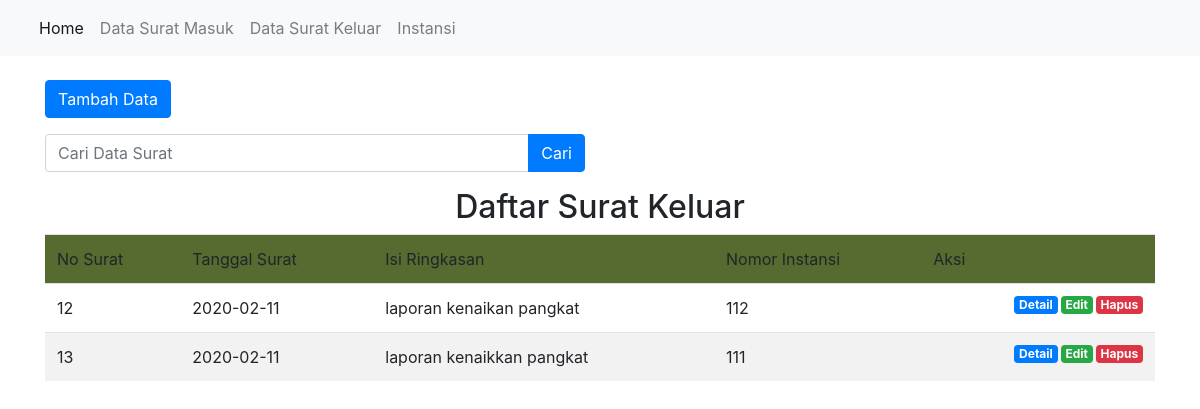
Page /index.php/surat_keluar on the committed database.
### tables this page shows
CREATE TABLE `surat_keluar` (
  `no_surat` int(100) NOT NULL,
  `tgl_surat` date NOT NULL,
  `isi_ringkasan` varchar(100) NOT NULL,
  `nomor_instansi` int(50) NOT NULL
);

CREATE TABLE `instansi` (
  `nomor_instansi` int(100) NOT NULL,
  `nama_instansi` varchar(100) NOT NULL,
  `alamat` varchar(100) NOT NULL
);

### application/controllers/surat_keluar.php (called while the page is built, shortened)
<?php
class surat_keluar extends CI_Controller
{
    public function __construct()
    {
        $this->load->model('suratkeluar_model');
    }
    public function index()
    {
        $data['title'] = 'List Surat';
        $data['surat_keluar'] = $this->suratkeluar_model->getAllsurat_keluar();
        $this->load->view('template/header', $data);
        $this->load->view('surat_keluar/index', $data);
        $this->load->view('template/footer');
    }
}

### index.php (called while the page is built, shortened)
<?php
require_once BASEPATH.'core/CodeIgniter.php';

### application/models/suratkeluar_model.php (called while the page is built, shortened)
<?php
class suratkeluar_model extends CI_Model
{
    public function getAllsurat_keluar()
    {
        $this->db->select('*');
        $this->db->from('surat_keluar sm');
        $this->db->join('instansi i', 'i.nomor_instansi = sm.nomor_instansi');
        return $this->db->get()->result_array();
    }
}

### application/views/surat_keluar/index.php (the view, shortened to what this page needs)
<div class="container">
    <div class="row mt-4">
        <div class="col-md-6">
            <a href="<?= base_url(); ?>surat_keluar/tambah" class="btn btn-primary"> Tambah Data </a>
        </div>
    </div>
    <div class="row mt-3">
        <div class="col-md-6">
            <form action="" method="post">
                <div class="input-group">
                    <input type="text" class="form-control" placeholder="Cari Data Surat" name="keyword">
                    <div class="input-group-append">
                        <button class="btn btn-primary" type="submit">Cari</button>
                    </div>
                </div>
            </form>
        </div>
    </div>
    <div class="row mt-3">
        <div class="col-lg-12">
            <h2 class="text-center">Daftar Surat Keluar</h2>
            <table class="table table-striped">
                <tr style="background-color: darkolivegreen">
                    <td>No Surat</td>
                    <td>Tanggal Surat</td>
                    <td>Isi Ringkasan</td>
                    <td>Nomor Instansi</td>
                    <td>Aksi</td>
                </tr>
                <?php foreach ($surat_keluar as $kr) : ?>
                    <tr>
                        <td><?= $kr['no_surat']; ?></td>
                        <td><?= $kr['tgl_surat']; ?></td>
                        <td><?= $kr['isi_ringkasan']; ?></td>
                        <td><?= $kr['nomor_instansi']; ?></td>
                        <td>
                            <a href="<?= base_url(); ?>surat_keluar/hapus/<?= $kr['no_surat']; ?>" class="badge badge-danger float-right" onclick="return confirm('Yakin Data ini akan dihapus');">Hapus</a>
                            <a href="<?= base_url(); ?>surat_keluar/edit/<?= $kr['no_surat']; ?>" class="badge badge-success float-right">Edit</a>
                            <a href="<?= base_url(); ?>surat_keluar/detail/<?= $kr['no_surat']; ?>" class="badge badge-primary float-right">Detail</a>
                        </td>
                    <?php endforeach; ?>
                    </tr>
            </table>
        </div>
    </div>
</div>

### application/views/template/header.php (style rules this page uses)
.badge { margin-left: 3px; }

### rows in the picture
surat_keluar: no_surat "12", tgl_surat "2020-02-11", isi_ringkasan "laporan kenaikan pangkat", nomor_instansi.nomor_instansi "112"
surat_keluar: no_surat "13", tgl_surat "2020-02-11", isi_ringkasan "laporan kenaikkan pangkat", nomor_instansi.nomor_instansi "111"
